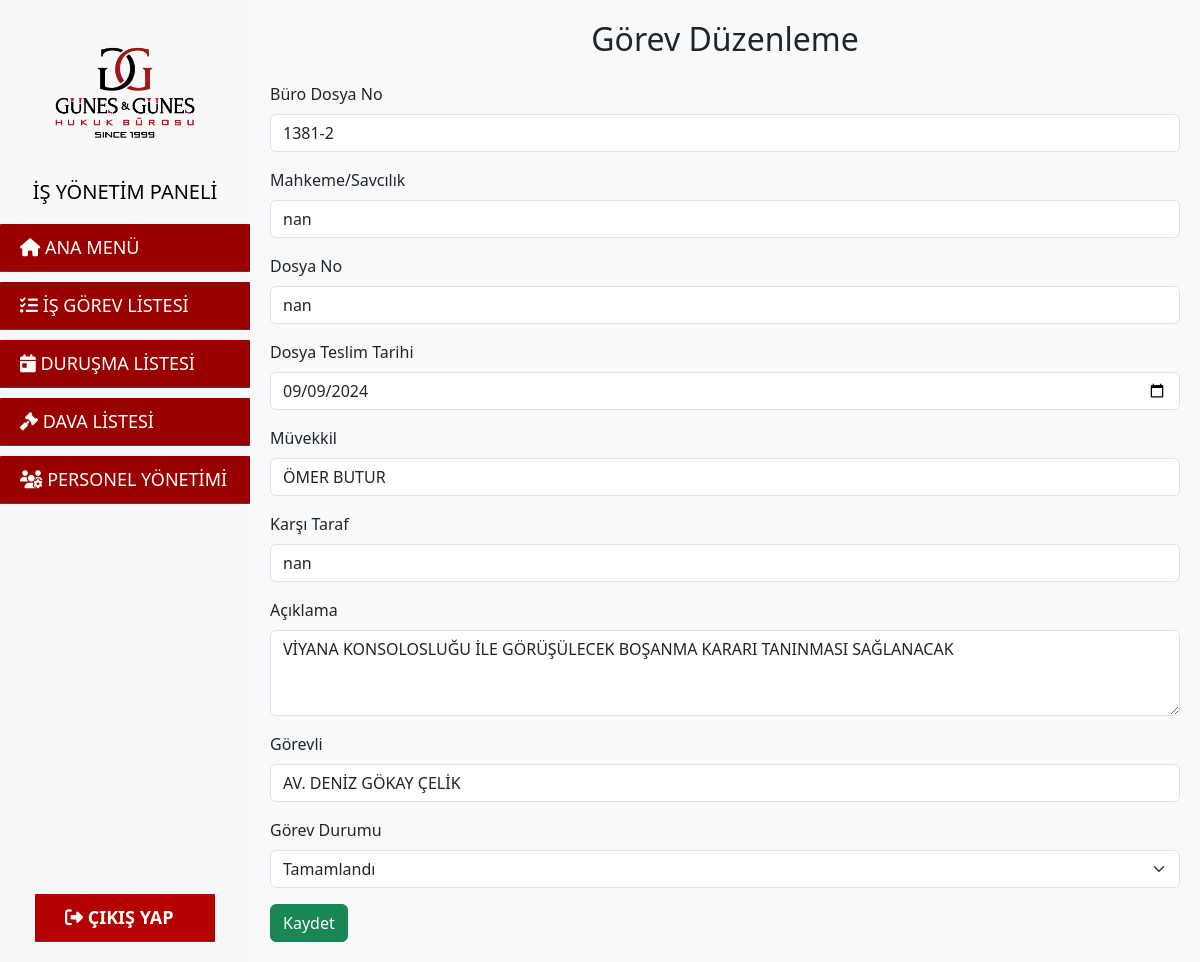
Screenshot of /is_gorev_duzenle.php?gorev_no=65 (signed in) with the database file from the repository.
### tables this page shows
CREATE TABLE `is_gorev_listesi` (
  `gorev_no` int(11) NOT NULL,
  `buro_dosya_no` varchar(50) NOT NULL,
  `mahkeme_savcilik` varchar(255) DEFAULT NULL,
  `dosya_no` varchar(50) DEFAULT NULL,
  `dosya_teslim_tarihi` date DEFAULT NULL,
  `muvekkil` varchar(255) NOT NULL,
  `karsi_taraf` varchar(255) DEFAULT NULL,
  `aciklama` text DEFAULT NULL,
  `gorevli` varchar(255) DEFAULT NULL,
  `gorev_durumu` varchar(255) DEFAULT NULL
);

### is_gorev_duzenle.php (the view, shortened to what this page needs)
<?php
include 'header.php';
include 'db.php';
$gorev_no = $_GET['gorev_no'];
$query = "SELECT * FROM is_gorev_listesi WHERE gorev_no = ?";
$stmt = $mysqli->prepare($query);
$stmt->bind_param('i', $gorev_no);
$stmt->execute();
$result = $stmt->get_result();
$row = $result->fetch_assoc();
?>
<h2 class="text-center mb-4">Görev Düzenleme</h2>
<form method="POST" action="update_task.php">
    <div class="mb-3">
        <label for="buro_dosya_no" class="form-label">Büro Dosya No</label>
        <input type="text" class="form-control" id="buro_dosya_no" name="buro_dosya_no" value="<?php echo $row['buro_dosya_no']; ?>" required>
    </div>
    <div class="mb-3">
        <label for="mahkeme_savcilik" class="form-label">Mahkeme/Savcılık</label>
        <input type="text" class="form-control" id="mahkeme_savcilik" name="mahkeme_savcilik" value="<?php echo $row['mahkeme_savcilik']; ?>" required>
    </div>
    <div class="mb-3">
        <label for="dosya_no" class="form-label">Dosya No</label>
        <input type="text" class="form-control" id="dosya_no" name="dosya_no" value="<?php echo $row['dosya_no']; ?>" required>
    </div>
    <div class="mb-3">
        <label for="dosya_teslim_tarihi" class="form-label">Dosya Teslim Tarihi</label>
        <input type="date" class="form-control" id="dosya_teslim_tarihi" name="dosya_teslim_tarihi" value="<?php echo $row['dosya_teslim_tarihi']; ?>" required>
    </div>
    <div class="mb-3">
        <label for="muvekkil" class="form-label">Müvekkil</label>
        <input type="text" class="form-control" id="muvekkil" name="muvekkil" value="<?php echo $row['muvekkil']; ?>" required>
    </div>
    <div class="mb-3">
        <label for="karsi_taraf" class="form-label">Karşı Taraf</label>
        <input type="text" class="form-control" id="karsi_taraf" name="karsi_taraf" value="<?php echo $row['karsi_taraf']; ?>" required>
    </div>
    <div class="mb-3">
        <label for="aciklama" class="form-label">Açıklama</label>
        <textarea class="form-control" id="aciklama" name="aciklama" rows="3" required><?php echo $row['aciklama']; ?></textarea>
    </div>
    <div class="mb-3">
        <label for="gorevli" class="form-label">Görevli</label>
        <input type="text" class="form-control" id="gorevli" name="gorevli" value="<?php echo $row['gorevli']; ?>" required>
    </div>
    <div class="mb-3">
        <label for="gorev_durumu" class="form-label">Görev Durumu</label>
        <select class="form-select" name="gorev_durumu" id="gorev_durumu" required>
            <option value="Tamamlandı" <?php echo $row['gorev_durumu'] === 'Tamamlandı' ? 'selected' : ''; ?>>Tamamlandı</option>
        </select>
    </div>
    <button type="submit" class="btn btn-success">Kaydet</button>
</form>
<?php
include 'footer.php';
?>

### style.css (style rules this page uses)
body { background-color: #f8f9fa; }

### rows the page displays
is_gorev_listesi: buro_dosya_no "1381-2", mahkeme_savcilik "nan", dosya_no "nan", dosya_teslim_tarihi "09/09/2024", muvekkil "ÖMER BUTUR", karsi_taraf "nan", aciklama "VİYANA KONSOLOSLUĞU İLE GÖRÜŞÜLECEK BOŞANMA KARARI TANINMASI SAĞLANACAK", gorevli "AV. DENİZ GÖKAY ÇELİK"
